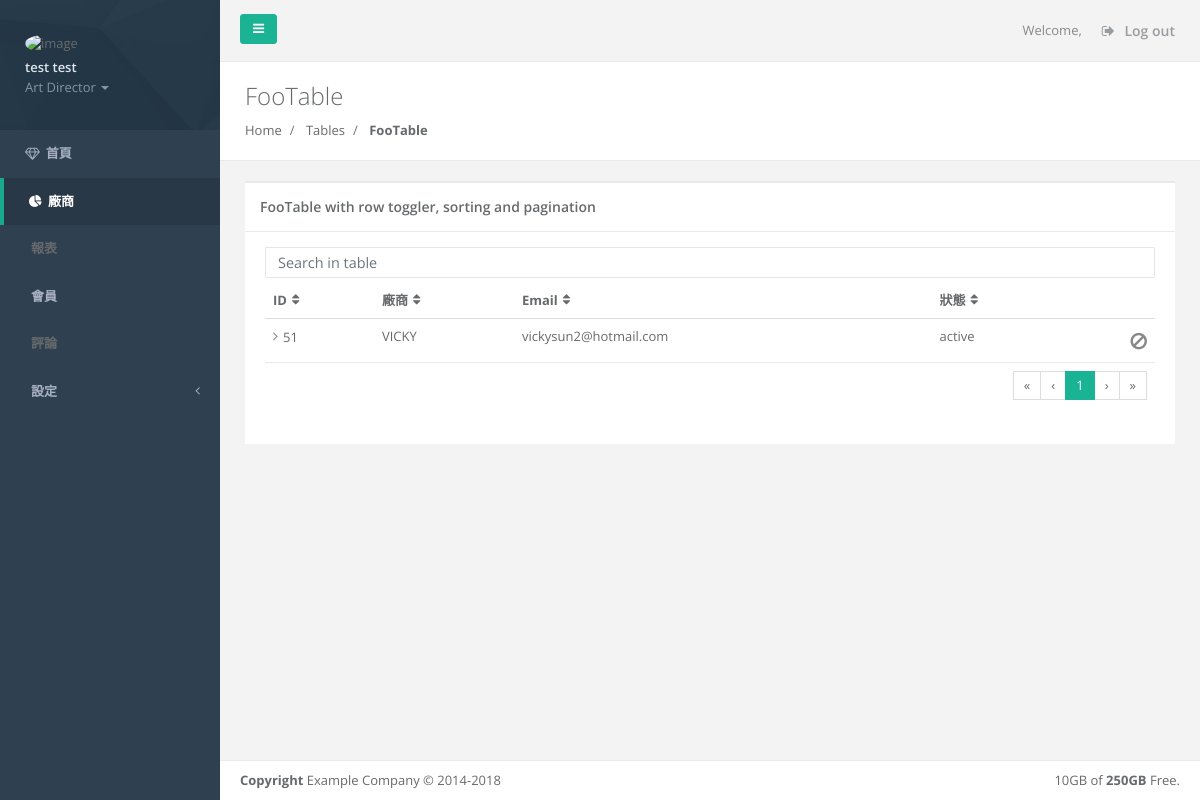
The page /platform/vendors.php (signed in) on the database its author committed.
### tables this page shows
CREATE TABLE `platformAdmins` (
  `aId` int(11) NOT NULL,
  `aFName` varchar(50) NOT NULL,
  `aLName` varchar(50) NOT NULL,
  `aEmail` varchar(254) NOT NULL,
  `aPassword` varchar(50) NOT NULL,
  `aActive` varchar(10) DEFAULT NULL,
  `aVerify` varchar(25) DEFAULT current_timestamp(),
  `aHash` varchar(32) NOT NULL,
  `aNotes` text DEFAULT NULL,
  `aLogoutTime` datetime DEFAULT NULL,
  `aLoginTime` datetime DEFAULT NULL,
  `created_at` datetime NOT NULL DEFAULT current_timestamp(),
  `updated_at` datetime NOT NULL DEFAULT current_timestamp()
);

CREATE TABLE `vendors` (
  `vId` int(10) NOT NULL,
  `vName` varchar(50) NOT NULL,
  `vEmail` varchar(254) NOT NULL,
  `vInfo` text DEFAULT NULL,
  `vImg` varchar(50) DEFAULT NULL,
  `vActive` varchar(10) DEFAULT NULL,
  `vVerify` varchar(25) NOT NULL DEFAULT current_timestamp() COMMENT '驗證',
  `created_at` datetime NOT NULL DEFAULT current_timestamp(),
  `updated_at` datetime NOT NULL DEFAULT current_timestamp()
);

### platform/getInfo.php (called while the page is built)
<?php
$sqlGetInfo = "SELECT `aId`, `aFName`,`aLName`,`aEmail`,`aActive`,`aVerify`, `aLoginTime`, `aLogoutTime`
                FROM `platformAdmins`
                WHERE `aId` = ?
                AND `aEmail`=?";
$stmtGetInfo = $pdo->prepare($sqlGetInfo);
$arrParamGetInfo = [ $_SESSION['userId'], $_SESSION['email'] ];
$stmtGetInfo->execute($arrParamGetInfo);
if($stmtGetInfo->rowCount()>0){
    $arrGetInfo = $stmtGetInfo->fetchAll(PDO::FETCH_ASSOC)[0];
    $sqlGetPermissions = "SELECT `aPermissionId`
                    FROM `rel_platform_permissions`
                    WHERE `aId` = ?";
    $stmtGetPermissions = $pdo->prepare($sqlGetPermissions);
    $arrParamGetPermissions = [ $_SESSION['userId'] ];
    $getPrmList = [];
    $stmtGetPermissions->execute($arrParamGetPermissions);
    if($stmtGetPermissions->rowCount()>0){
        $arrGetPermissions = $stmtGetPermissions->fetchAll(PDO::FETCH_ASSOC);
        foreach($arrGetPermissions as $key => $value){
            foreach($value as $k => $v){
                $getPrmList[] = $v;
            }
        }
        $arrGetInfo['permissions'] = $getPrmList;
    }
}

### platform/contents/vendorList.php (the view, shortened to what this page needs)
<input type="text" class="form-control form-control-sm m-b-xs" id="filter"
    placeholder="Search in table">
<table class="footable table table-stripped toggle-arrow-tiny" data-page-size="8" data-filter=#filter id="edit-table">
    <thead>
        <tr>
            <th>ID</th>
            <th>廠商</th>
            <th>Email</th>
            <th>狀態</th>
            <th data-sortable="false"></th>
        </tr>
    </thead>
    <tbody>
    <?php
        $sql = "SELECT `vId`, `vName`, `vEmail`, `vActive`, `vInfo`
                FROM `vendors`";
        $stmt = $pdo->query($sql);
        if($stmt->rowCount()>0){
            $arr = $stmt->fetchAll(PDO::FETCH_ASSOC);
            for($i = 0 ; $i<count($arr); $i++){
                ?>
                <tr>
                    <td><?php echo $arr[$i]['vId'] ?></td>
                    <td><?php echo $arr[$i]['vName'] ?></td>
                    <td><?php echo $arr[$i]['vEmail'] ?></td>
                    <td><?php echo $arr[$i]['vActive'] ?></td>
                    <td>
                        <div class="float-right mr-2 mr-md-0"  style="font-size: 1.2rem">
                            <?php
                                if($arr[$i]['vActive']=='active'){
                                    echo "<a data-func='ban' href='./check_vendors_ban.php?vId={$arr[$i]['vId']}&action=ban' class='text-muted'>";
                                    echo '<i class="fa fa-ban"></i>';
                                    echo "</a>";
                                }else{
                                    echo "<a data-func='activate' href='./check_vendors_ban.php?vId={$arr[$i]['vId']}&action=activate' class='text-muted'>";
                                    echo '<i class="fa fa-check-circle"></i>';
                                    echo "</a>";
                                }
                            ?>
                        </div>
                    </td>
                </tr>
                <?php
            }
        }
    ?>
    </tbody>
    <tfoot>
        <tr>
            <td colspan="6">
                <ul class="pagination float-right"></ul>
            </td>
        </tr>
    </tfoot>
</table>

### platform/template/sidenav.php (shortened to what this page needs)
<nav class="navbar-default navbar-static-side" role="navigation">
    <div class="sidebar-collapse">
        <ul class="nav metismenu" id="side-menu">
            <li class="nav-header">
                <div class="dropdown profile-element">
                    <img alt="image" class="rounded-circle" src="img/profile_small.jpg"/>
                    <a data-toggle="dropdown" class="dropdown-toggle" href="#">
                        <span class="block m-t-xs font-bold"><?php echo $arrGetInfo['aFName'].' '.$arrGetInfo['aLName'] ?></span>
                        <span class="text-muted text-xs block">Art Director <b class="caret"></b></span>
                    </a>
                </div>
            </li>
            <?php
                function buildMenu($arrGetInfo){
                    $url = "./template/sidemenu.json";
                    $data = file_get_contents($url);
                    $dataObj = json_decode($data);
                    $menuArr = json_decode(json_encode($dataObj), True);
                    $currentLink = str_replace("/Project/platform", ".", $_SERVER['SCRIPT_NAME']);
                    for($i = 0 ; $i < count($menuArr); $i++){
                        if(isset($menuArr[$i]['submenu'])){
                            $submenu = $menuArr[$i]['submenu'];
                        }
                        echo "<li";
                        if($menuArr[$i]['link'] === $currentLink){
                            echo " class='active'";
                        }else if(isset($submenu)){
                            $flag = false;
                            if($flag){
                                echo " class='active'";
                            }
                        }
                        echo ">";
                        echo "<a";
                        if(in_array($menuArr[$i]['permission'], $arrGetInfo['permissions']) || $menuArr[$i]['permission'] === "all"){
                            echo " href='".$menuArr[$i]['link']."'";
                        }else if(isset($submenu)){
                            echo " href='#'";
                        }
                        echo ">";
                        echo "<i class='fa ".$menuArr[$i]['icon']."'></i>";
                        echo "<span class='nav-label'>";
                        echo $menuArr[$i]['name'];
                        echo "</span>";
                        if(isset($submenu)){
                            echo "<span class='fa arrow'></span>";
                        }
                        echo "</a>";
                        if(isset($submenu)){
                            echo "</li>";
                        }
                    }
                }
                buildMenu($arrGetInfo);
            ?>
        </ul>
    </div>
</nav>

### platform/vendors.php (style rules this page uses)
.footable > thead > tr > th[data-sortable="false"] { pointer-events: none; }

### rows shown on the page
platformadmins: aFName "test", aLName "test"
vendors: vId "51", vName "VICKY", vEmail "vickysun2@hotmail.com", vActive "active"

### other values the page prints
$menuArr[$i]['name'] "首頁"
$menuArr[$i]['name'] "廠商"
$menuArr[$i]['name'] "報表"
$menuArr[$i]['name'] "會員"
$menuArr[$i]['name'] "評論"
$menuArr[$i]['name'] "設定"
